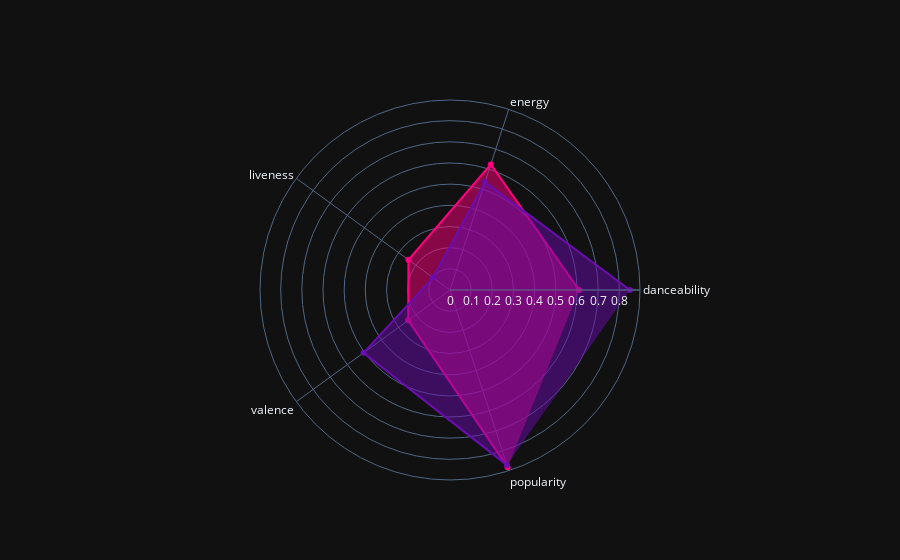

Write notebook code for a chart like this one.
### Code cell
make_radar(urn,urn2)

### Figure 1 — Plotly figure (JSON) as saved in the notebook; plotly's stock layout.template omitted (floating-point values rounded to 4 significant figures)
{"data": [{"fill": "toself", "line": {"color": "#ff007f"}, "name": "searched track", "r": [0.61, 0.624, 0.243, 0.244, 0.88], "theta": ["danceability", "energy", "liveness", "valence", "popularity"], "type": "scatterpolar"}, {"fill": "toself", "line": {"color": "#6a0dad"}, "name": "Recommanded track", "r": [0.85, 0.536, 0.0996, 0.505, 0.87], "theta": ["danceability", "energy", "liveness", "valence", "popularity"], "type": "scatterpolar"}], "layout": {"polar": {"radialaxis": {"visible": true}}, "showlegend": false}}
